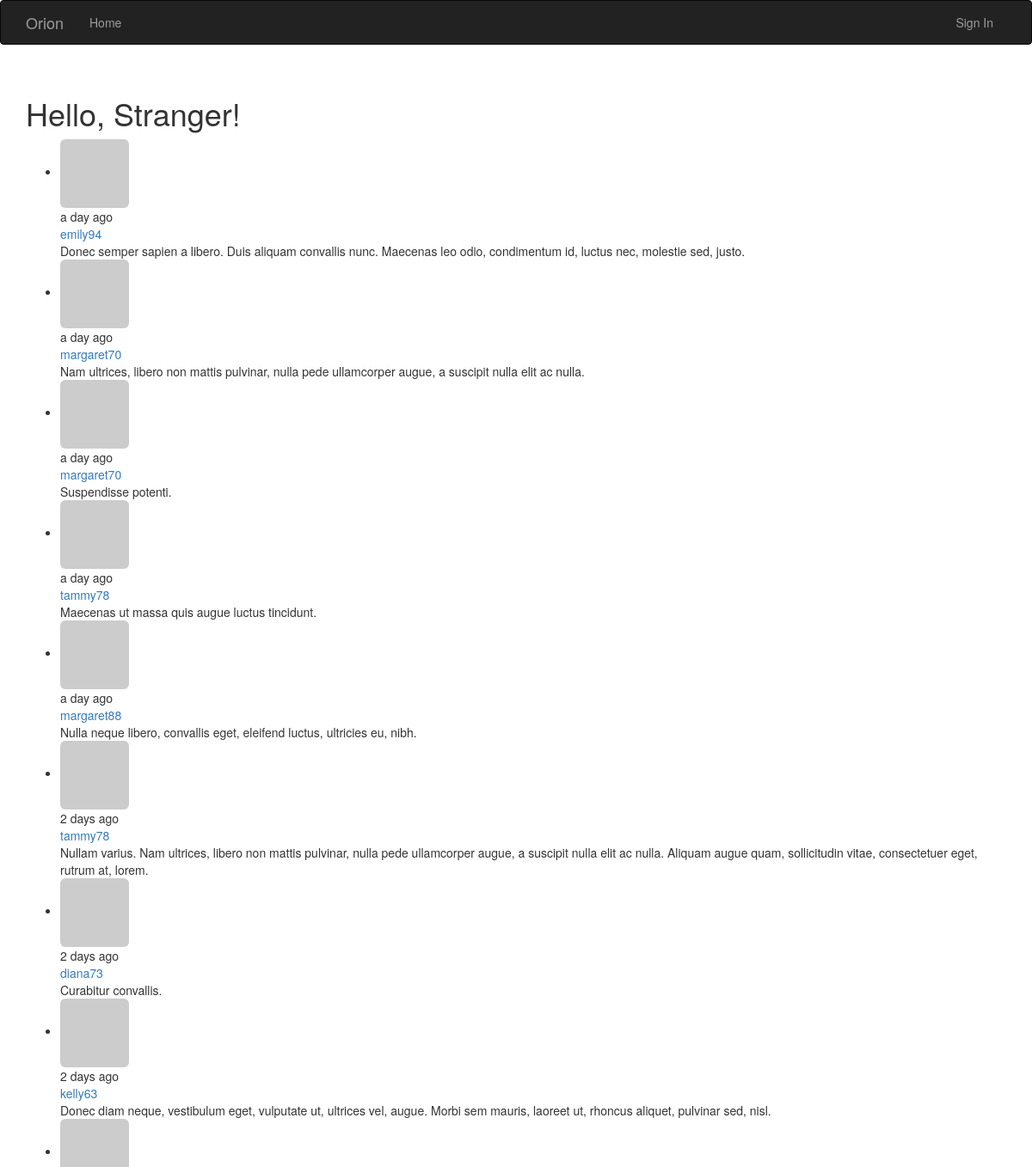
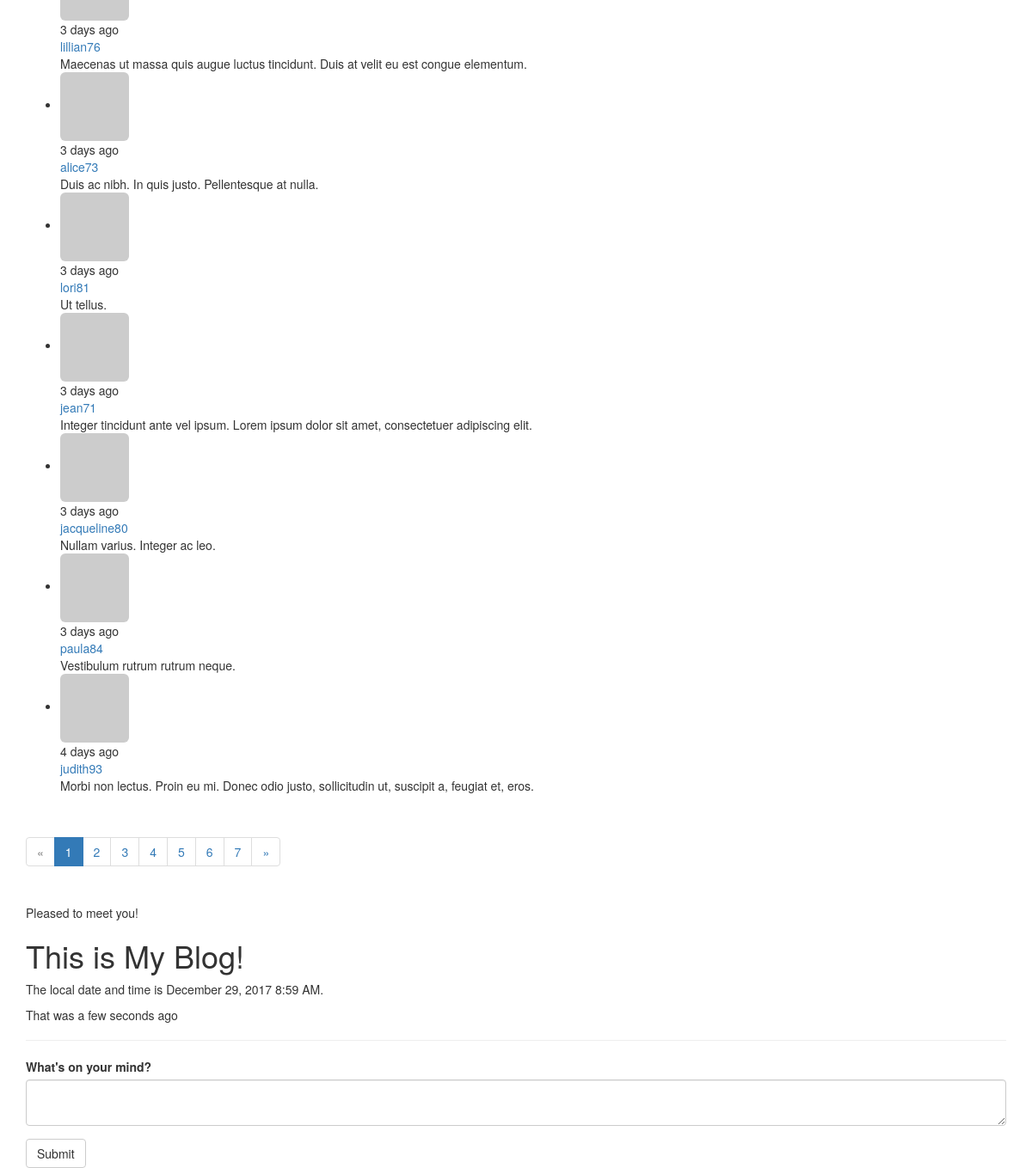
/main/, run on the app's committed database (2 pictures, top to bottom).
### app/models.py (models this page shows, shortened)
class Post(db.Model):
    __tablename__ = 'posts'
    id = db.Column(db.Integer, primary_key=True)
    body = db.Column(db.Text)
    timestamp = db.Column(db.DateTime, index=True, default=datetime.utcnow)
    author_id = db.Column(db.Integer, db.ForeignKey('users.id'))
    body_html = db.Column(db.Text)

class User(UserMixin, db.Model):
    __tablename__ = 'users'
    id = db.Column(db.Integer, primary_key=True)
    email = db.Column(db.String(64), unique=True, index=True)
    username = db.Column(db.String(64), unique=True, index=True)
    role_id = db.Column(db.Integer, db.ForeignKey('roles.id'))
    password_hash = db.Column(db.String(128))
    confirmed = db.Column(db.Boolean, default=False)
    name = db.Column(db.String(64))
    location = db.Column(db.String(64))
    about_me = db.Column(db.Text())
    member_since = db.Column(db.DateTime(), default=datetime.utcnow)
    last_seen = db.Column(db.DateTime(), default=datetime.utcnow)
    avatar_hash = db.Column(db.String(32))
    posts = db.relationship('Post', backref='author', lazy='dynamic')
    followed = db.relationship('Follow',
                               foreign_keys=[Follow.follower_id],
                               backref=db.backref('follower', lazy='joined'),
                               lazy='dynamic',
                               cascade='all, delete-orphan')
    followers = db.relationship('Follow',
                                foreign_keys=[Follow.followed_id],
                                backref=db.backref('followed', lazy='joined'),
                                lazy='dynamic',
                                cascade='all, delete-orphan')
    @property
    def password(self):
        raise AttributeError('password is not a readable attribute')
    def gravatar(self, size=100, default='identicon', rating='g'):
        if request.is_secure:
            url = 'https://secure.gravatar.com/avatar'
        else:
            url = 'http://www.gravatar.com/avatar'
        hash = self.avatar_hash or hashlib.md5(
            self.email.encode('utf-8')).hexdigest()
        return '{url}/{hash}?s={size}&d={default}&r={rating}'.format(url=url, hash=hash, size=size, default=default, rating=rating)

### app/main/views.py (the view)
@main.route('/', methods=['GET', 'POST'])
def index():
    form = PostForm()
    if current_user.can(Permission.WRITE_ARTICLES) and \
            form.validate_on_submit():
        post = Post(body=form.body.data,
                    author=current_user._get_current_object())
        db.session.add(post)
        db.session.commit()
        return redirect(url_for('.index'))
    page = request.args.get('page', 1, type=int)
    show_followed = False
    if current_user.is_authenticated:
        show_followed = bool(request.cookies.get('show_followed', ''))
    if show_followed:
        query = current_user.followed_posts
    else:
        query = Post.query
    pagination = query.order_by(Post.timestamp.desc()).paginate(
        page, per_page=current_app.config['FLASKY_POSTS_PER_PAGE'],
        error_out=False)
    posts = pagination.items
    return render_template('index.html', form=form, posts=posts, pagination=pagination, current_time=datetime.utcnow())

### app/main/forms.py
class PostForm(Form):
    body = PageDownField("What's on your mind?", validators=[DataRequired()])
    submit = SubmitField('Submit')

### app/auth/views.py (called while the page is built)
@auth.before_app_request
def before_request():
    if current_user.is_authenticated:
        current_user.ping()
        if not current_user.confirmed \
                and request.endpoint \
                and request.blueprint != 'auth' \
                and request.endpoint != 'static':
            return redirect(url_for('auth.unconfirmed'))

### app/main/__init__.py (called while the page is built)
@main.app_context_processor
def inject_permissions():
    return dict(Permission=Permission)

### app/main/views.py (called while the page is built)
@main.after_app_request
def after_request(response):
    for query in get_debug_queries():
        if query.duration >= current_app.config['FLASKY_SLOW_DB_QUERY_TIME']:
            current_app.logger.warning(
                'Slow query: %s\nParameters: %s\nDuration: %fs\nContext: %s\n'
                % (query.statement, query.parameters, query.duration,
                   query.context))
    return response

### app/models.py (called while the page is built)
    def can(self, permissions):
        return False

### app/templates/index.html (shortened to what this page needs)
{% extends "base.html" %}
{% import "bootstrap/wtf.html" as wtf %}
{% import "_macros.html" as macros %}
{% block page_content %}
<div class="page-header">
    <h1>Hello, {% if current_user.is_authenticated %}{{ current_user.username }}{% else %}Stranger{% endif %}!</h1>
    <ul class="post">
        {% for post in posts %}
        <li class="post">
            <div class="post-thumbnail">
                <a href="{{ url_for('.user', username=post.author.username) }}">
                    <img class="img-rounded profile-thumbnail"
                        src="{{ post.author.gravatar(size=40) }}">
                </a>
            </div>
            <div class="post-date">{{ moment(post.timestamp).fromNow() }}</div>
            <div class="post-author">
                <a href="{{ url_for('.user', username=post.author.username) }}">
                    {{ post.author.username }}
                </a>
            </div>
            <div class="post-body">{{ post.body }}</div>
        </li>
        {% endfor %}
    </ul>
    {% if pagination %}
    <div class="pagination">
        {{ macros.pagination_widget(pagination, '.index') }}
    </div>
    {% endif %}
    {% if not known %}
    <p>Pleased to meet you!</p>
    {% else %}
    <p>Happy to see you again!</p>
    {% endif %}
    <h1>This is My Blog!</h1>
    <p>The local date and time is {{ moment(current_time).format('LLL') }}.</p>
    <p>That was {{ moment(current_time).fromNow(refresh=True) }}</p>
</div>
{{ wtf.quick_form(form) }}
{% endblock %}

### app/templates/base.html (shortened to what this page needs)
{% extends "bootstrap/base.html" %}
{% block head %}
{{ super() }}
{% endblock %}
{% block navbar %}
<div class="navbar navbar-inverse" role="navigation">
    <div class="container">
        <div class="navbar-header">
            <a class="navbar-brand" href="/">Orion</a>
        </div>
        <div class="navbar-collapse collapse">
            <ul class="nav navbar-nav">
                <li><a href="/">Home</a></li>
            </ul>
            <ul class="nav navbar-nav navbar-right">
                {% if current_user.is_authenticated %}
                <li><a href="{{ url_for('auth.logout') }}">Sign Out</a></li>
                {% else %}
                <li><a href="{{ url_for('auth.login') }}">Sign In</a></li>
                {% endif %}
            </ul>
        </div>
    </div>
</div>
{% endblock %}
{% block content %}
<div class="container">
    {% block page_content %}{% endblock %}
</div>
{% endblock %}

### app/templates/_macros.html
{% macro pagination_widget(pagination, endpoint) %}
<ul class="pagination">
    <li{% if not pagination.has_prev %} class="disabled"{% endif %}>
        <a href="{% if pagination.has_prev %}{{ url_for(endpoint,
            page = pagination.page - 1) }}{% else %}#{% endif %}">
            &laquo;
        </a>
    </li>
    {% for p in pagination.iter_pages() %}
        {% if p %}
            {% if p == pagination.page %}
            <li class="active">
                <a href="{{ url_for(endpoint, page = p, **kwargs) }}">{{ p }}</a>
            </li>
            {% else %}
            <li>
                <a href="{{ url_for(endpoint, page = p, **kwargs) }}">{{ p }}</a>
            </li>
            {% endif %}
        {% else %}
        <li class="disabled"><a href="#">&hellip;</a></li>
        {% endif %}
    {% endfor %}
    <li{% if not pagination.has_next %} class="disabled"{% endif %}>
        <a href="{% if pagination.has_next %}{{ url_for(endpoint,
            page = pagination.page + 1) }}{% else %}#{% endif %}">
            &raquo;
        </a>
    </li>
</ul>
{% endmacro %}

### data on the page
Post: timestamp "a day ago", author.username "emily94", body "Donec semper sapien a libero. Duis aliquam convallis nunc. Maecenas leo odio, condimentum id, luctus nec, molestie sed, justo."
Post: timestamp "a day ago", author.username "margaret70", body "Nam ultrices, libero non mattis pulvinar, nulla pede ullamcorper augue, a suscipit nulla elit ac nulla."
Post: timestamp "a day ago", author.username "margaret70", body "Suspendisse potenti."
Post: timestamp "a day ago", author.username "tammy78", body "Maecenas ut massa quis augue luctus tincidunt."
Post: timestamp "a day ago", author.username "margaret88", body "Nulla neque libero, convallis eget, eleifend luctus, ultricies eu, nibh."
Post: timestamp "2 days ago", author.username "tammy78", body "Nullam varius. Nam ultrices, libero non mattis pulvinar, nulla pede ullamcorper augue, a suscipit nulla elit ac nulla. Aliquam augue quam, sollicitudin vitae, consectetuer eget, rutrum at, lorem."
Post: timestamp "2 days ago", author.username "diana73", body "Curabitur convallis."
Post: timestamp "2 days ago", author.username "kelly63", body "Donec diam neque, vestibulum eget, vulputate ut, ultrices vel, augue. Morbi sem mauris, laoreet ut, rhoncus aliquet, pulvinar sed, nisl."
Post: timestamp "3 days ago", author.username "lillian76", body "Maecenas ut massa quis augue luctus tincidunt. Duis at velit eu est congue elementum."
Post: timestamp "3 days ago", author.username "alice73", body "Duis ac nibh. In quis justo. Pellentesque at nulla."
Post: timestamp "3 days ago", author.username "lori81", body "Ut tellus."
Post: timestamp "3 days ago", author.username "jean71", body "Integer tincidunt ante vel ipsum. Lorem ipsum dolor sit amet, consectetuer adipiscing elit."
Post: timestamp "3 days ago", author.username "jacqueline80", body "Nullam varius. Integer ac leo."
Post: timestamp "3 days ago", author.username "paula84", body "Vestibulum rutrum rutrum neque."
Post: timestamp "4 days ago", author.username "judith93", body "Morbi non lectus. Proin eu mi. Donec odio justo, sollicitudin ut, suscipit a, feugiat et, eros."

### other printed values
{{ p }} "1"
{{ p }} "2" "3" "4" "5" "6" "7"
